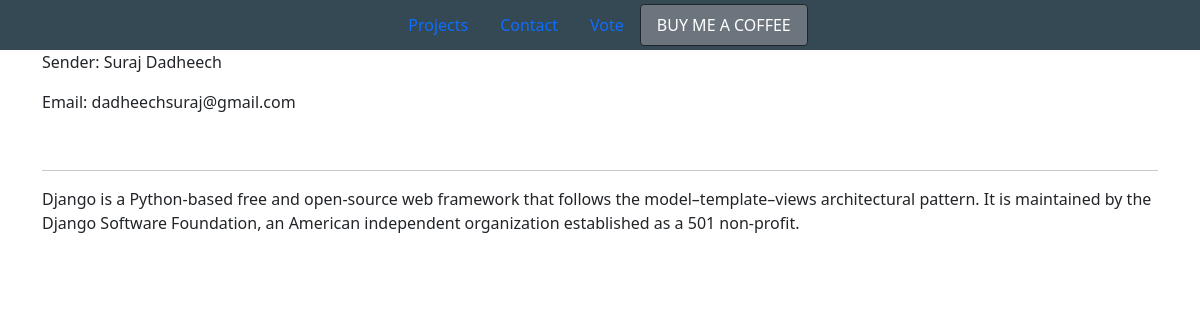
/message/972383e7-fbcf-42f8-aec0-6b2f0c40f7d2/, run on the app's committed database.
### base/models.py (models this page shows, shortened)
class Message(models.Model):
    name = models.CharField(max_length=200, null=True)
    email = models.CharField(max_length=200, null=True)
    subject = models.CharField(max_length=200, null=True)
    body = models.TextField()
    is_read = models.BooleanField(default=False)
    created = models.DateTimeField(auto_now_add=True)
    id = models.UUIDField(default=uuid.uuid4, unique=True, primary_key=True, editable=False)

### base/views.py (the view)
# urls.py: path('message/<str:pk>/', views.messagePage, name='message'),
def messagePage(request, pk):
    message = Message.objects.get(id=pk)
    message.is_read = True
    message.save()
    context = {
        'message': message
    }
    return render(request, 'base/message.html', context=context)

### base/templates/base/message.html
{% extends 'base/main.html' %}
{% load static %}
{% block content %}
    <div class="container">
        <p>Sender: {{ message.name }}</p>
        <p>Email: {{ message.email }}</p>
        <br>
        <hr>
        <p>{{ message.body }}</p>
    </div>
{% endblock content %}

### static/styles/main.css (style rules this page uses)
html,body { margin:0; padding:0; overflow-x:hidden; }

### data on the page
Message: name "Suraj Dadheech", email "dadheechsuraj@gmail.com", body "Django is a Python-based free and open-source web framework that follows the model–template–views architectural pattern. It is maintained by the Django Software Foundation, an American independent organization established as a 501 non-profit."
